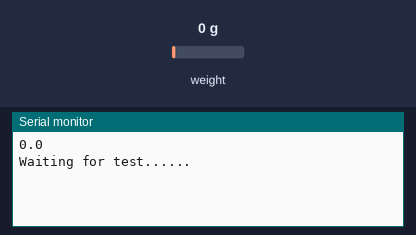
This sketch was run on a simulated Arduino Uno, built with avr-gcc and run on an emulated ATmega328P. Parts: the last lines printed to the serial monitor. Inputs (shaded band) come from the test bench; at power-on: weight on the scale 0 g.

Above: at 3.3 s.
3.4 s: weight on the scale set to 4900 g
At 3.61 s:
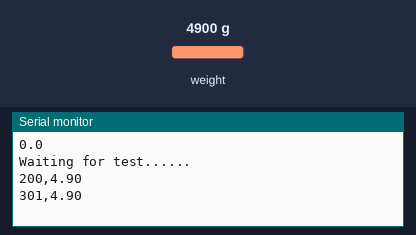
5.1 s: weight on the scale set to 100 g
At 5.25 s:
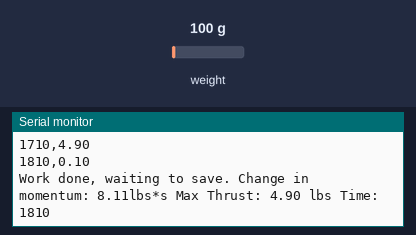
Timing chart, 0 to 8.1 s (numbered marks = the images above; inputs shaded):
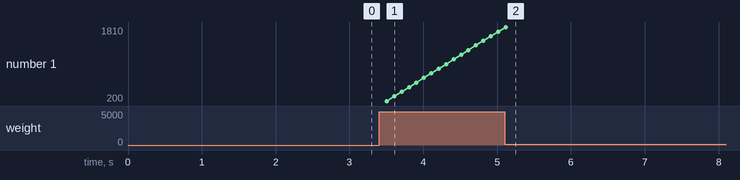

Measured:
- after the input at 3.4 s, the serial monitor: prints a new line after 0.10 s (image 1)

The sketch:

thrustTestProccessing.ino
```cpp
#include "HX711.h"

/*************************************  All of the veriables for the rocket  ***********************************************/

/**
 * Values we are looking for on the rocket
 */
double maxThrust = 0.0;
double footPound = 0.0;

 /**
  * Times
  */
  unsigned long startTime = 0;
  unsigned long currentTime = 0;
  double seconds;
  unsigned long thrustTime = 0;
  unsigned long printTime = 0;
  unsigned long testTime = 0;

 /**
  * The last reading of the device
  */
  double lastRead = 0;

  /**
   * The current reading
   */
   double currentRead = 0;

   /******************************************** Setting up the scale  *************************************************/

// HX711.DOUT  - pin #A1
// HX711.PD_SCK - pin #A0

HX711 scale(A1, A0);    // parameter "gain" is ommited; the default value 128 is used by the library

/***********************************************  Max and Min functions   ************************************************/

double findMax(double val1, double val2){
  if(val1 > val2){
    return val1;
    }
  else{
    return val2;
  }
}

double findMin(double val1, double val2){
  if(val1 < val2){
    return val1;
  }
  else{
    return val2;
  }
}

/*****************************************************************************************************************************/

void setup() {
  Serial.begin(9600);

  //get rid of funky readings at the start
  scale.read();
  delay(500);

  Serial.println(scale.get_units(5), 1);  // print the average of 5 readings from the ADC minus tare weight (not set) divided
            // by the SCALE parameter (not set yet)
  scale.set_scale(7050.f);                      // this value is obtained by calibrating the scale with known weights; see the README for details
  scale.tare();               // reset the scale to 0


  //Tell the user we are waiting for the test to begin
  Serial.println("Waiting for test......");
  thrustTime = millis();
}

void loop() {
    lastRead = scale.get_units();


    while(lastRead > 4.0){
      maxThrust = findMax(maxThrust, lastRead);
      startTime = millis();
      currentRead = scale.get_units();
      currentTime = millis();

      //Calculate the work done while the sensor was being read
      footPound += ((lastRead + currentRead) * ((currentTime - startTime))/1000)/2;
      lastRead = currentRead;
      if(millis() - printTime > 10){
        Serial.println(String(currentTime- thrustTime) + "," + String(currentRead));
      }
    }

      if(footPound > 1){
      Serial.println("Work done, waiting to save. Change in momentum: " + String(footPound) + "lbs*s " + "Max Thrust: " + String(maxThrust) + " lbs Time: " + String(currentTime - thrustTime));
//      footPound = 0.0;
//      maxThrust = 0.0;
    }
    else{
      thrustTime = millis();
    }

}
```
